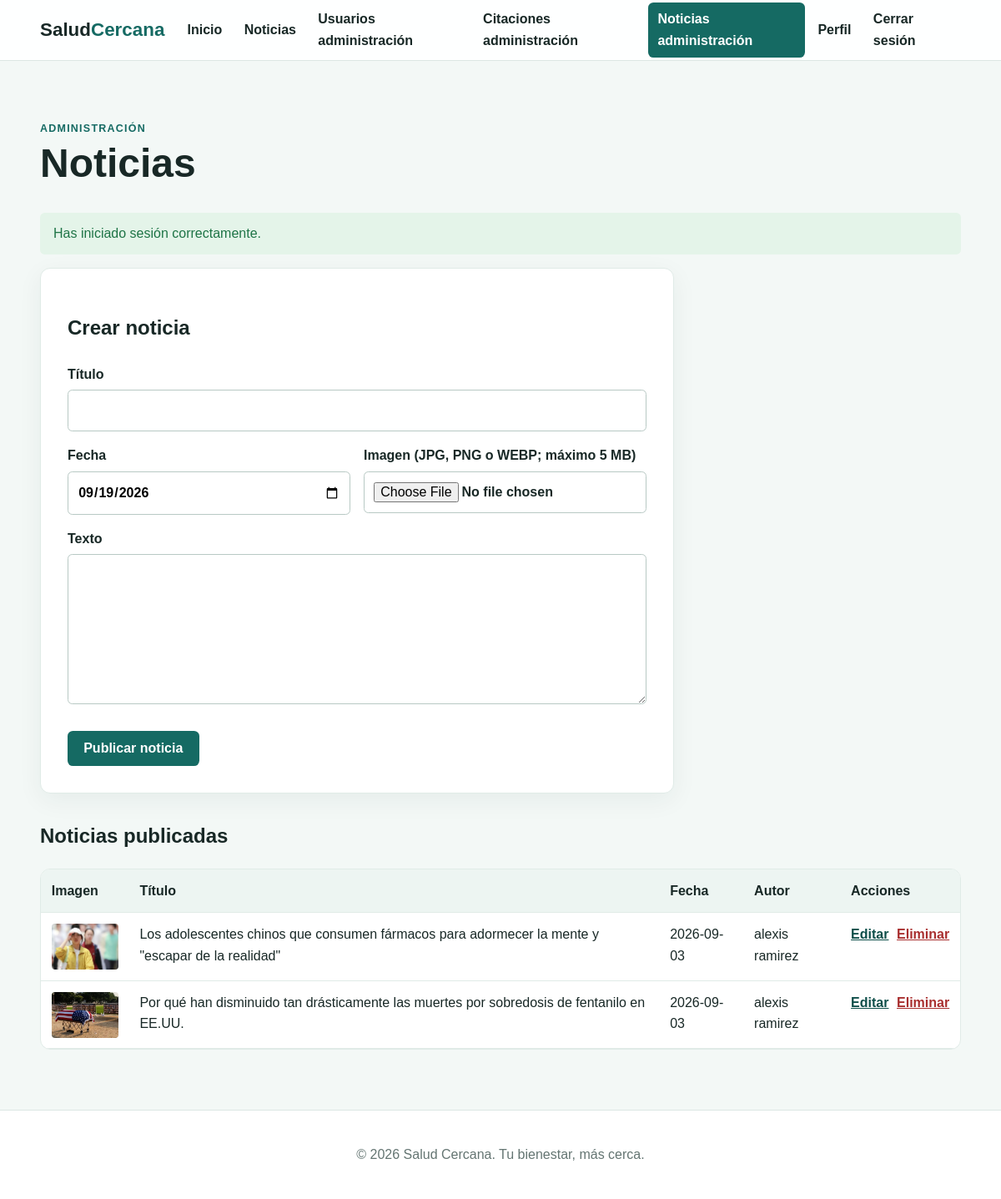
The page /noticias-administracion.php (signed in) on the database its author committed.
### tables this page shows
CREATE TABLE `noticias` (
  `idNoticia` int(11) NOT NULL,
  `titulo` varchar(255) NOT NULL,
  `imagen` varchar(255) NOT NULL,
  `texto` longtext NOT NULL,
  `fecha` date NOT NULL,
  `idUser` int(11) NOT NULL
);

CREATE TABLE `users_data` (
  `idUser` int(11) NOT NULL,
  `nombre` varchar(100) NOT NULL,
  `apellidos` varchar(150) NOT NULL,
  `email` varchar(150) NOT NULL,
  `telefono` varchar(20) NOT NULL,
  `fecha_nacimiento` date NOT NULL,
  `direccion` varchar(255) DEFAULT NULL,
  `sexo` enum('masculino','femenino','otro') DEFAULT NULL
);

### includes/auth.php (called while the page is built, shortened)
<?php
function e(mixed $value): string
{
    return htmlspecialchars((string) $value, ENT_QUOTES, 'UTF-8');
}

### noticias-administracion.php (the view, shortened to what this page needs)
<?php
require_once __DIR__.'/includes/auth.php';requireAdmin();require_once __DIR__.'/config/conexion.php';$errors=[];$message=$_SESSION['flash']??'';unset($_SESSION['flash']);
$news=$pdo->query('SELECT n.*,d.nombre,d.apellidos FROM noticias n INNER JOIN users_data d ON d.idUser=n.idUser ORDER BY n.fecha DESC')->fetchAll();$editId=(int)($_GET['editar']??0);$editing=null;foreach($news as $n)if($n['idNoticia']===$editId)$editing=$n;$tituloPagina='Administración de noticias | Salud Cercana';require __DIR__.'/includes/header.php';
?>
<main class="content-section"><div class="section-heading"><p class="eyebrow">Administración</p><h1>Noticias</h1></div><?php if($message):?><p class="alert alert-success"><?=e($message)?></p><?php endif;?><?php foreach($errors as $error):?><p class="alert alert-error"><?=e($error)?></p><?php endforeach;?><section class="form-card"><h2><?=$editing?'Editar noticia':'Crear noticia'?></h2><form method="post" enctype="multipart/form-data"><input type="hidden" name="csrf_token" value="<?=e(csrfToken('admin_news'))?>"><input type="hidden" name="action" value="<?=$editing?'update':'create'?>"><?php if($editing):?><input type="hidden" name="idNoticia" value="<?=$editing['idNoticia']?>"><?php endif;?><div class="form-grid"><label class="full-width">Título<input name="titulo" maxlength="255" required value="<?=e($editing['titulo']??'')?>"></label><label>Fecha<input type="date" name="fecha" required value="<?=e($editing['fecha']??date('Y-m-d'))?>"></label><label>Imagen (JPG, PNG o WEBP; máximo 5 MB)<input type="file" name="imagen" accept="image/jpeg,image/png,image/webp" <?=$editing?'':'required'?>></label><label class="full-width">Texto<textarea name="texto" required><?=e($editing['texto']??'')?></textarea></label></div><button class="button"><?=$editing?'Guardar cambios':'Publicar noticia'?></button><?php if($editing):?> <a href="noticias-administracion.php">Cancelar</a><?php endif;?></form></section><section class="spaced-card"><h2>Noticias publicadas</h2><div class="table-wrap"><table><thead><tr><th>Imagen</th><th>Título</th><th>Fecha</th><th>Autor</th><th>Acciones</th></tr></thead><tbody><?php foreach($news as $n):?><tr><td><img class="thumb" src="<?=e($n['imagen'])?>" alt=""></td><td><?=e($n['titulo'])?></td><td><?=e($n['fecha'])?></td><td><?=e($n['nombre'].' '.$n['apellidos'])?></td><td><a href="noticias-administracion.php?editar=<?=$n['idNoticia']?>">Editar</a><form class="inline-form" method="post" onsubmit="return confirm('¿Eliminar esta noticia?');"><input type="hidden" name="csrf_token" value="<?=e(csrfToken('admin_news'))?>"><input type="hidden" name="action" value="delete"><input type="hidden" name="idNoticia" value="<?=$n['idNoticia']?>"><button class="link-button">Eliminar</button></form></td></tr><?php endforeach;?></tbody></table></div></section></main><?php require __DIR__.'/includes/footer.php'; ?>

### css/style.css (style rules this page uses)
:root { --primary:#156a63; --primary-dark:#0d4e49; --ink:#182826; --muted:#647572; --surface:#fff; --page:#f3f8f6; --accent:#e4b65a; --danger:#a82e2e; --success:#1e7446; }
* { box-sizing:border-box; }
body { margin:0; color:var(--ink); background:var(--page); font-family:Arial, Helvetica, sans-serif; line-height:1.6; }
a { color:var(--primary-dark); font-weight:700; }
.eyebrow { margin:0; color:var(--primary); letter-spacing:.1em; text-transform:uppercase; font-size:.78rem; font-weight:800; }
.button { display:inline-block; border:0; cursor:pointer; background:var(--primary); color:#fff; padding:.75rem 1.2rem; border-radius:.4rem; font-size:1rem; font-weight:700; text-decoration:none; margin-top:1rem; }
.content-section { width:min(1120px,92%); margin:0 auto; padding:4.5rem 0; }
.section-heading { max-width:700px; margin-bottom:2rem; }
.section-heading h1,.section-heading h2 { margin:.2rem 0 .5rem; line-height:1.15; font-size:clamp(2rem,4vw,3rem); }
.info-card,.news-card,.form-card { background:var(--surface); border:1px solid #e0ebe7; border-radius:.75rem; box-shadow:0 8px 30px rgba(22,50,45,.06); }
.form-card { width:min(760px,100%); padding:2rem; }
.form-card form { margin-top:1.5rem; }
.form-card label { display:block; margin-bottom:1rem; font-weight:700; }
.form-card input,.form-card select { display:block; width:100%; margin-top:.35rem; padding:.7rem; border:1px solid #b8c9c4; border-radius:.35rem; font:inherit; }
.form-grid { display:grid; grid-template-columns:1fr 1fr; gap:0 1rem; }
.full-width { grid-column:1 / -1; }
.form-card textarea { display:block; width:100%; min-height:180px; margin-top:.35rem; padding:.7rem; border:1px solid #b8c9c4; border-radius:.35rem; font:inherit; resize:vertical; }
.alert { padding:.75rem 1rem; border-radius:.35rem; }
.alert-success { background:#e4f4e9; color:var(--success); }
.spaced-card { margin-top:2rem; }
.table-wrap { overflow-x:auto; background:#fff; border:1px solid #e0ebe7; border-radius:.75rem; }
.table-wrap table { width:100%; border-collapse:collapse; min-width:620px; }
.table-wrap th,.table-wrap td { padding:.8rem; text-align:left; vertical-align:top; border-bottom:1px solid #e0ebe7; }
.table-wrap th { background:#edf5f2; }
.inline-form { display:inline; margin-left:.6rem; }
.link-button { border:0; padding:0; color:var(--danger); background:none; cursor:pointer; font:inherit; font-weight:700; text-decoration:underline; }
.thumb { display:block; width:80px; height:55px; object-fit:cover; border-radius:.25rem; }

### rows shown on the page
noticias: imagen (picture), titulo "Los adolescentes chinos que consumen fármacos para adormecer la mente y \"escapar de la realidad\"", fecha "2026-09-03", idUser.apellidos "alexis ramirez"
noticias: imagen (picture), titulo "Por qué han disminuido tan drásticamente las muertes por sobredosis de fentanilo en EE.UU.", fecha "2026-09-03", idUser.apellidos "alexis ramirez"

### other values the page prints
$message "Has iniciado sesión correctamente."
